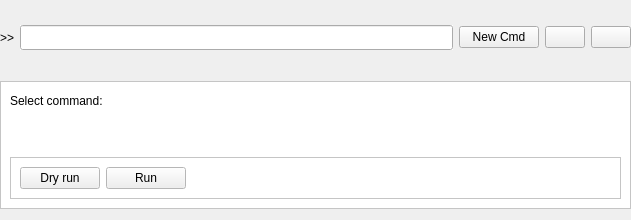
<?xml version="1.0" encoding="UTF-8"?>
<ui version="4.0">
 <class>Form</class>
 <widget class="QWidget" name="Form">
  <property name="geometry">
   <rect>
    <x>0</x>
    <y>0</y>
    <width>631</width>
    <height>220</height>
   </rect>
  </property>
  <property name="sizePolicy">
   <sizepolicy hsizetype="Expanding" vsizetype="Fixed">
    <horstretch>0</horstretch>
    <verstretch>0</verstretch>
   </sizepolicy>
  </property>
  <property name="windowTitle">
   <string>Form</string>
  </property>
  <property name="windowIcon">
   <iconset>
    <normaloff>../../../../resources/material/icons/stop-24px.svg</normaloff>../../../../resources/material/icons/stop-24px.svg</iconset>
  </property>
  <layout class="QVBoxLayout" name="verticalLayout">
   <property name="leftMargin">
    <number>0</number>
   </property>
   <property name="topMargin">
    <number>0</number>
   </property>
   <property name="rightMargin">
    <number>0</number>
   </property>
   <item>
    <widget class="QFrame" name="inputFrame">
     <property name="sizePolicy">
      <sizepolicy hsizetype="Preferred" vsizetype="MinimumExpanding">
       <horstretch>0</horstretch>
       <verstretch>0</verstretch>
      </sizepolicy>
     </property>
     <property name="frameShape">
      <enum>QFrame::NoFrame</enum>
     </property>
     <property name="frameShadow">
      <enum>QFrame::Plain</enum>
     </property>
     <layout class="QHBoxLayout" name="horizontalLayout_2">
      <property name="leftMargin">
       <number>0</number>
      </property>
      <property name="topMargin">
       <number>0</number>
      </property>
      <property name="rightMargin">
       <number>0</number>
      </property>
      <property name="bottomMargin">
       <number>0</number>
      </property>
      <item>
       <widget class="QLabel" name="label">
        <property name="text">
         <string>&gt;&gt;</string>
        </property>
        <property name="buddy">
         <cstring>commandInput</cstring>
        </property>
       </widget>
      </item>
      <item>
       <widget class="CommandLineEdit" name="commandInput">
        <property name="sizePolicy">
         <sizepolicy hsizetype="Expanding" vsizetype="Ignored">
          <horstretch>0</horstretch>
          <verstretch>0</verstretch>
         </sizepolicy>
        </property>
        <property name="maximumSize">
         <size>
          <width>16777215</width>
          <height>25</height>
         </size>
        </property>
        <property name="autoFillBackground">
         <bool>true</bool>
        </property>
       </widget>
      </item>
      <item>
       <widget class="QPushButton" name="cmdBtn">
        <property name="text">
         <string>New Cmd</string>
        </property>
        <property name="icon">
         <iconset>
          <normaloff>:/material/add</normaloff>
          <normalon>:/material/remove</normalon>:/material/add</iconset>
        </property>
        <property name="checkable">
         <bool>true</bool>
        </property>
        <property name="checked">
         <bool>false</bool>
        </property>
       </widget>
      </item>
      <item>
       <widget class="QPushButton" name="pauseBtn">
        <property name="text">
         <string/>
        </property>
        <property name="icon">
         <iconset resource="../../../../../resources/flowui.qrc">
          <normaloff>:/material/pause</normaloff>:/material/pause</iconset>
        </property>
       </widget>
      </item>
      <item>
       <widget class="QPushButton" name="emergencyStopBtn">
        <property name="text">
         <string/>
        </property>
        <property name="icon">
         <iconset resource="../../../../../resources/flowui.qrc">
          <normaloff>:/material/emergency</normaloff>:/material/emergency</iconset>
        </property>
       </widget>
      </item>
     </layout>
    </widget>
   </item>
   <item>
    <widget class="QFrame" name="frame">
     <property name="sizePolicy">
      <sizepolicy hsizetype="Preferred" vsizetype="Preferred">
       <horstretch>0</horstretch>
       <verstretch>0</verstretch>
      </sizepolicy>
     </property>
     <property name="palette">
      <palette>
       <active>
        <colorrole role="Base">
         <brush brushstyle="SolidPattern">
          <color alpha="255">
           <red>255</red>
           <green>255</green>
           <blue>255</blue>
          </color>
         </brush>
        </colorrole>
        <colorrole role="Window">
         <brush brushstyle="SolidPattern">
          <color alpha="255">
           <red>255</red>
           <green>255</green>
           <blue>255</blue>
          </color>
         </brush>
        </colorrole>
       </active>
       <inactive>
        <colorrole role="Base">
         <brush brushstyle="SolidPattern">
          <color alpha="255">
           <red>255</red>
           <green>255</green>
           <blue>255</blue>
          </color>
         </brush>
        </colorrole>
        <colorrole role="Window">
         <brush brushstyle="SolidPattern">
          <color alpha="255">
           <red>255</red>
           <green>255</green>
           <blue>255</blue>
          </color>
         </brush>
        </colorrole>
       </inactive>
       <disabled>
        <colorrole role="Base">
         <brush brushstyle="SolidPattern">
          <color alpha="255">
           <red>255</red>
           <green>255</green>
           <blue>255</blue>
          </color>
         </brush>
        </colorrole>
        <colorrole role="Window">
         <brush brushstyle="SolidPattern">
          <color alpha="255">
           <red>255</red>
           <green>255</green>
           <blue>255</blue>
          </color>
         </brush>
        </colorrole>
       </disabled>
      </palette>
     </property>
     <property name="autoFillBackground">
      <bool>true</bool>
     </property>
     <property name="frameShape">
      <enum>QFrame::StyledPanel</enum>
     </property>
     <property name="frameShadow">
      <enum>QFrame::Raised</enum>
     </property>
     <layout class="QVBoxLayout" name="verticalLayout_2">
      <item>
       <layout class="QHBoxLayout" name="btnLayout">
        <item>
         <widget class="QLabel" name="label_3">
          <property name="text">
           <string>Select command:</string>
          </property>
         </widget>
        </item>
        <item>
         <spacer name="horizontalSpacer">
          <property name="orientation">
           <enum>Qt::Horizontal</enum>
          </property>
          <property name="sizeHint" stdset="0">
           <size>
            <width>40</width>
            <height>20</height>
           </size>
          </property>
         </spacer>
        </item>
       </layout>
      </item>
      <item>
       <spacer name="verticalSpacer">
        <property name="orientation">
         <enum>Qt::Vertical</enum>
        </property>
        <property name="sizeHint" stdset="0">
         <size>
          <width>20</width>
          <height>40</height>
         </size>
        </property>
       </spacer>
      </item>
      <item>
       <widget class="QFrame" name="frame_2">
        <property name="frameShape">
         <enum>QFrame::StyledPanel</enum>
        </property>
        <property name="frameShadow">
         <enum>QFrame::Raised</enum>
        </property>
        <layout class="QHBoxLayout" name="horizontalLayout">
         <item>
          <widget class="QPushButton" name="simBtn">
           <property name="focusPolicy">
            <enum>Qt::TabFocus</enum>
           </property>
           <property name="text">
            <string>Dry run</string>
           </property>
           <property name="icon">
            <iconset>
             <normaloff>:/material/play_outline</normaloff>:/material/play_outline</iconset>
           </property>
          </widget>
         </item>
         <item>
          <widget class="QPushButton" name="runBtn">
           <property name="focusPolicy">
            <enum>Qt::TabFocus</enum>
           </property>
           <property name="text">
            <string>Run</string>
           </property>
           <property name="icon">
            <iconset>
             <normaloff>:/material/play</normaloff>:/material/play</iconset>
           </property>
          </widget>
         </item>
         <item>
          <spacer name="horizontalSpacer_2">
           <property name="orientation">
            <enum>Qt::Horizontal</enum>
           </property>
           <property name="sizeHint" stdset="0">
            <size>
             <width>40</width>
             <height>20</height>
            </size>
           </property>
          </spacer>
         </item>
        </layout>
       </widget>
      </item>
     </layout>
    </widget>
   </item>
  </layout>
 </widget>
 <customwidgets>
  <customwidget>
   <class>CommandLineEdit</class>
   <extends>QLineEdit</extends>
   <header>nicos.clients.gui.widgets.lineedit.h</header>
  </customwidget>
 </customwidgets>
 <resources>
  <include location="../../../../../resources/flowui.qrc"/>
 </resources>
 <connections/>
</ui>
